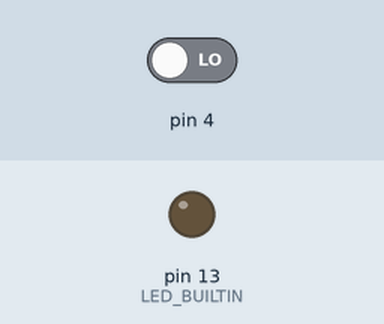
Bench run of a program on a simulated Arduino Nano, built with avr-gcc and run on an emulated ATmega328P. On the bench: output pins drawn as LEDs (lit = HIGH). The test bench sets the inputs (shaded band); at power-on: pin 4 LOW.

Above: at 1.2 s.
1.3 s: pin 4 driven HIGH
At 2.0 s:
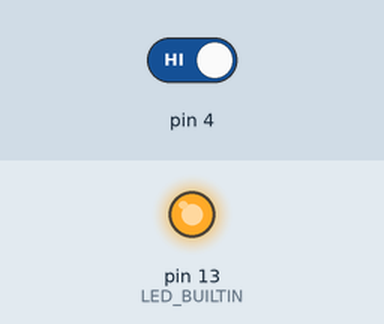
2.8 s: pin 4 driven LOW
At 3.1 s:
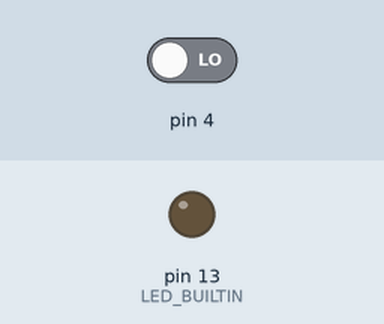
Timing chart, 0 to 5.8 s (numbered marks = the images above; inputs shaded):
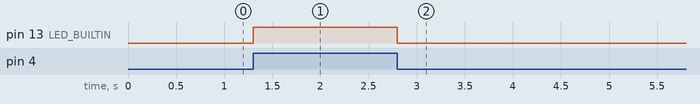

Measured:
- after the input at 1.3 s, pin 13 (LED_BUILTIN): LOW → HIGH at once
- after the input at 2.8 s, pin 13 (LED_BUILTIN): HIGH → LOW at once

The program:

main.cpp
```cpp
#include <Arduino.h>


void setup() {
    pinMode( LED_BUILTIN, OUTPUT );
    pinMode( PIN4, INPUT );
}

void loop() {
    if (digitalRead( PIN4 ) == HIGH) {
        digitalWrite( LED_BUILTIN, HIGH );
    } else {
        digitalWrite( LED_BUILTIN, LOW );
    }
}
```
